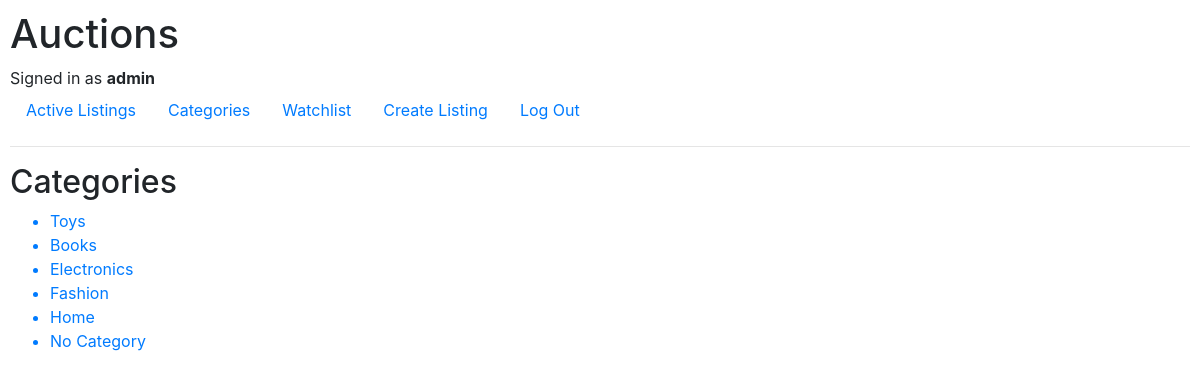
The app's page /categories (signed in) with its own data.
### auctions/models.py (models this page shows, shortened)
class User(AbstractUser):
    watchlist = models.ManyToManyField(Listing, blank=True, related_name="prospects")

class Category(models.Model):
    name =models.CharField(max_length=64)

### auctions/views.py (the view)
# urls.py: path("categories", views.categories, name="categories"),
def categories(request):
    watchlist = None
    if request.user.is_authenticated:
        watchlist = request.user.watchlist.filter(is_active=True)
    return render(request, "auctions/categories.html",{
        "categories":Category.objects.all(),
         "watchlist":watchlist
    })

### auctions/templates/auctions/categories.html
{% extends "auctions/layout.html" %}
{% block body %}
<h2>Categories</h2>
<ul>
    {% for category in categories %}
       <a href="{% url 'list_by_category' category.id %}">
           <li>  {{category.name}}</li>
       </a>
    {% empty %}
            No Categories!
    {% endfor %}
</ul>
{% endblock %}

### auctions/templates/auctions/layout.html (shortened to what this page needs)
{% load static %}
<!DOCTYPE html>
<html lang="en">
    <head>
        <link rel="stylesheet" href="https://stackpath.bootstrapcdn.com/bootstrap/4.4.1/css/bootstrap.min.css">
        <link href="{% static 'auctions/styles.css' %}" rel="stylesheet">
    </head>
    <body>
        <h1>Auctions</h1>
        <div>
            {% if user.is_authenticated %}
                Signed in as <strong>{{ user.username }}</strong>
            {% else %}
                Not signed in
            {% endif %}
        </div>
        <ul class="nav">
            <li class="nav-item">
               <a class="nav-link" href="{% url 'index' %}">Active Listings</a>
            </li>
            {% if user.is_authenticated %}
            <li class="nav-item">
                <a class="nav-link" href="{% url 'categories' %}">Categories</a>
            </li>
            {% endif %}
            {% if user.is_authenticated %}
            <li class="nav-item">
                <a class="nav-link" href="{% url 'watchlist' %}">Watchlist
                </a>
            </li>
            {% endif %}
            {% if user.is_authenticated %}
            <li class="nav-item">
                <a class="nav-link" href="{% url 'createlisting' %}">Create Listing</a>
            </li>
            {% endif %}
            {% if user.is_authenticated %}
                <li class="nav-item">
                    <a class="nav-link" href="{% url 'logout' %}">Log Out</a>
                </li>
            {% endif %}
        </ul>
        <hr>
        {% block body %}
        {% endblock %}
    </body>
</html>

### auctions/static/auctions/styles.css (style rules this page uses)
body { padding: 10px; }

### records on screen
User: username "admin"
Category: name "Toys"
Category: name "Books"
Category: name "Electronics"
Category: name "Fashion"
Category: name "Home"
Category: name "No Category"
